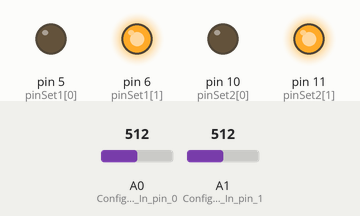
The sketch below on a simulated Arduino Uno, built with avr-gcc and run on an emulated ATmega328P. Shown: output pins drawn as LEDs (lit = HIGH). The inputs (shaded band) are chosen by the test bench; at power-on: A0 (Configure_Analog_In_pin_0) = 512, A1 (Configure_Analog_In_pin_1) = 512. What the sketch prints to the serial monitor is not drawn.

Above: at 1.2 s.
1.3 s: A0 (Configure_Analog_In_pin_0) set to 774
4.3 s: A0 (Configure_Analog_In_pin_0) set to 796
7.3 s: A1 (Configure_Analog_In_pin_1) set to 496
Timing chart, 0 to 10.3 s (numbered marks = the images above; inputs shaded):
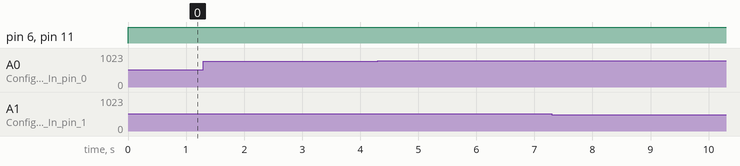

The sketch:

PostionalFeedback.ino
```cpp
float pos1;                      // Actuator 1 Position
float pos2;                     //Actuator 2 Position

//Actuator 1
float conNum1 = 0.012725;         // Constant to convert ADC to Inches
                                // Equal to (943 (ADC at 12") - 0 (ADC at 0")/12")^-1
float conNum2 = 0.01173020528;
//0.021505376344086;         // Constant to convert ADC to Inches
                                // Equal to (1023 (ADC at 12") - 475 (ADC at 0")/12")^-1

#define numOfActuators 2
int pinSet1[numOfActuators] = {5, 6};
int pinSet2[numOfActuators] = {10, 11};

int opticalPins[numOfActuators] = {A0, A1};

void setup() {

  pinMode(A0, INPUT);         // Configure Analog In pin 0 as an Input
  pinMode(A1, INPUT);         // Configure Analog In pin 1 as an Input

  pinMode(pinSet1[0], OUTPUT);        // Configure pin 5 as an Output
  pinMode(pinSet1[1], OUTPUT);        // Configure pin 6 as an Output

  pinMode(pinSet2[0], OUTPUT);        // Configure pin 10 as an Output
  pinMode(pinSet2[1], OUTPUT);        // Configure pin 11 as an Output

  Serial.begin(9600);
}


void loop() {

  int sensorValue = 1;

  if(sensorValue){
   // Retract Actuator
   analogWrite(pinSet1[0], 0);
   analogWrite(pinSet1[1], 255);

   pos1 = readPotentiometer1(); // Print position value to the Serial Display
   Serial.println("Actuator 1:");
   Serial.println(pos1);

   analogWrite(pinSet2[0], 0);
   analogWrite(pinSet2[1], 255);

   pos2 = readPotentiometer2(); // Print position value to the Serial Display
   Serial.println("Actuator 2:");
   Serial.println((pos2 + 4));

   delay(1);
  }
  else if(sensorValue == 0){
    // Extend Actuator
    analogWrite(pinSet1[0], 255);
    analogWrite(pinSet1[1], 0);

    Serial.println("Actuator 1:");
    pos1 = readPotentiometer1();
    Serial.println(pos1);  // Print position value to the Serial Display

    analogWrite(pinSet2[0], 255);
    analogWrite(pinSet2[1], 0);

    Serial.println("Actuator 2:");
    pos2 = readPotentiometer2();
    Serial.println(pos2 +4);  // Print position value to the Serial Display

    delay(1);
  }
  else{
    // Stop Actuator1
    analogWrite(pinSet1[0], 0);
    analogWrite(pinSet1[1], 0);

    //Stop Actuator2
    analogWrite(pinSet2[0], 0);
    analogWrite(pinSet2[1], 0);
  }

  printAnalogValues();
}


/*Function to Read Potentiometer 1 and Convert it to Inches*/
float readPotentiometer1(void){
  Serial.println("Reading the position of potentiometer 1:");
  float pos;
  pos = conNum1*(analogRead(A0) - 0); // 0 ADC is equal to 0"
  return pos;
}

/*Function to Read Potentiometer and Convert it to Inches*/
float readPotentiometer2(void){
  Serial.println("Reading the position of potentiometer 2:");
  float pos;
  pos = conNum2*(analogRead(A1) - 0); // 460 ADC is equal to 0"

  return pos;
}

void printAnalogValues(){
  Serial.println("Analog Value 1:");
  Serial.println(analogRead(A0));
  Serial.println("Analog Value 2:");
  Serial.println(analogRead(A1));
}
```

Measured:
- after the input at 1.3 s, every drawn part: stays the same
- after the input at 4.3 s, every drawn part: stays the same
- after the input at 7.3 s, every drawn part: stays the same
